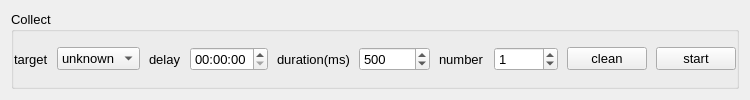
          <widget class="QWidget" name="layoutWidget">
           <layout class="QVBoxLayout" name="verticalLayout_14" stretch="1,32">
            <property name="spacing">
             <number>0</number>
            </property>
            <item>
             <widget class="QGroupBox" name="groupBox_18">
              <property name="font">
               <font>
                <pointsize>10</pointsize>
                <weight>50</weight>
                <bold>false</bold>
                <stylestrategy>PreferAntialias</stylestrategy>
               </font>
              </property>
              <property name="title">
               <string>Collect</string>
              </property>
              <layout class="QVBoxLayout" name="verticalLayout_3">
               <property name="spacing">
                <number>0</number>
               </property>
               <property name="leftMargin">
                <number>0</number>
               </property>
               <property name="topMargin">
                <number>0</number>
               </property>
               <property name="rightMargin">
                <number>0</number>
               </property>
               <property name="bottomMargin">
                <number>0</number>
               </property>
               <item>
                <layout class="QHBoxLayout" name="horizontalLayout_9" stretch="1,3,1,3,1,3,1,3,1,3">
                 <property name="spacing">
                  <number>9</number>
                 </property>
                 <item>
                  <widget class="QLabel" name="label_target_4">
                   <property name="text">
                    <string>target</string>
                   </property>
                  </widget>
                 </item>
                 <item>
                  <widget class="QComboBox" name="comboBox_collect_target">
                   <item>
                    <property name="text">
                     <string>unknown</string>
                    </property>
                   </item>
                   <item>
                    <property name="text">
                     <string>train</string>
                    </property>
                   </item>
                   <item>
                    <property name="text">
                     <string>none</string>
                    </property>
                   </item>
                   <item>
                    <property name="text">
                     <string>someone</string>
                    </property>
                   </item>
                   <item>
                    <property name="text">
                     <string>static</string>
                    </property>
                   </item>
                   <item>
                    <property name="text">
                     <string>move</string>
                    </property>
                   </item>
                   <item>
                    <property name="text">
                     <string>front</string>
                    </property>
                   </item>
                   <item>
                    <property name="text">
                     <string>after</string>
                    </property>
                   </item>
                   <item>
                    <property name="text">
                     <string>left</string>
                    </property>
                   </item>
                   <item>
                    <property name="text">
                     <string>right</string>
                    </property>
                   </item>
                   <item>
                    <property name="text">
                     <string>go</string>
                    </property>
                   </item>
                   <item>
                    <property name="text">
                     <string>jump</string>
                    </property>
                   </item>
                   <item>
                    <property name="text">
                     <string>sit down</string>
                    </property>
                   </item>
                   <item>
                    <property name="text">
                     <string>stand up</string>
                    </property>
                   </item>
                   <item>
                    <property name="text">
                     <string>climb up</string>
                    </property>
                   </item>
                   <item>
                    <property name="text">
                     <string>wave</string>
                    </property>
                   </item>
                   <item>
                    <property name="text">
                     <string>applause</string>
                    </property>
                   </item>
                  </widget>
                 </item>
                 <item>
                  <widget class="QLabel" name="label_delay">
                   <property name="text">
                    <string>delay</string>
                   </property>
                  </widget>
                 </item>
                 <item>
                  <widget class="QTimeEdit" name="timeEdit_collect_delay">
                   <property name="maximumDateTime">
                    <datetime>
                     <hour>23</hour>
                     <minute>59</minute>
                     <second>59</second>
                     <year>2000</year>
                     <month>1</month>
                     <day>1</day>
                    </datetime>
                   </property>
                   <property name="currentSection">
                    <enum>QDateTimeEdit::MinuteSection</enum>
                   </property>
                   <property name="displayFormat">
                    <string>HH:mm:ss</string>
                   </property>
                   <property name="currentSectionIndex">
                    <number>1</number>
                   </property>
                   <property name="time">
                    <time>
                     <hour>0</hour>
                     <minute>0</minute>
                     <second>0</second>
                    </time>
                   </property>
                  </widget>
                 </item>
                 <item>
                  <widget class="QLabel" name="label_duration">
                   <property name="text">
                    <string>duration(ms)</string>
                   </property>
                  </widget>
                 </item>
                 <item>
                  <widget class="QSpinBox" name="spinBox_collect_duration">
                   <property name="minimum">
                    <number>50</number>
                   </property>
                   <property name="maximum">
                    <number>100000000</number>
                   </property>
                   <property name="singleStep">
                    <number>10</number>
                   </property>
                   <property name="value">
                    <number>500</number>
                   </property>
                   <property name="displayIntegerBase">
                    <number>10</number>
                   </property>
                  </widget>
                 </item>
                 <item>
                  <widget class="QLabel" name="label_number">
                   <property name="text">
                    <string>number</string>
                   </property>
                  </widget>
                 </item>
                 <item>
                  <widget class="QSpinBox" name="spinBox_collect_number">
                   <property name="minimum">
                    <number>0</number>
                   </property>
                   <property name="maximum">
                    <number>10000</number>
                   </property>
                   <property name="value">
                    <number>1</number>
                   </property>
                  </widget>
                 </item>
                 <item>
                  <widget class="QPushButton" name="pushButton_collect_clean">
                   <property name="font">
                    <font>
                     <pointsize>10</pointsize>
                     <weight>50</weight>
                     <bold>false</bold>
                     <stylestrategy>PreferAntialias</stylestrategy>
                    </font>
                   </property>
                   <property name="text">
                    <string>clean</string>
                   </property>
                  </widget>
                 </item>
                 <item>
                  <widget class="QPushButton" name="pushButton_collect_start">
                   <property name="font">
                    <font>
                     <pointsize>10</pointsize>
                     <weight>50</weight>
                     <bold>false</bold>
                     <stylestrategy>PreferAntialias</stylestrategy>
                    </font>
                   </property>
                   <property name="text">
                    <string>start</string>
                   </property>
                   <property name="autoDefault">
                    <bool>false</bool>
                   </property>
                   <property name="default">
                    <bool>false</bool>
                   </property>
                  </widget>
                 </item>
                </layout>
               </item>
              </layout>
             </widget>
            </item>
           </layout>
          </widget>
